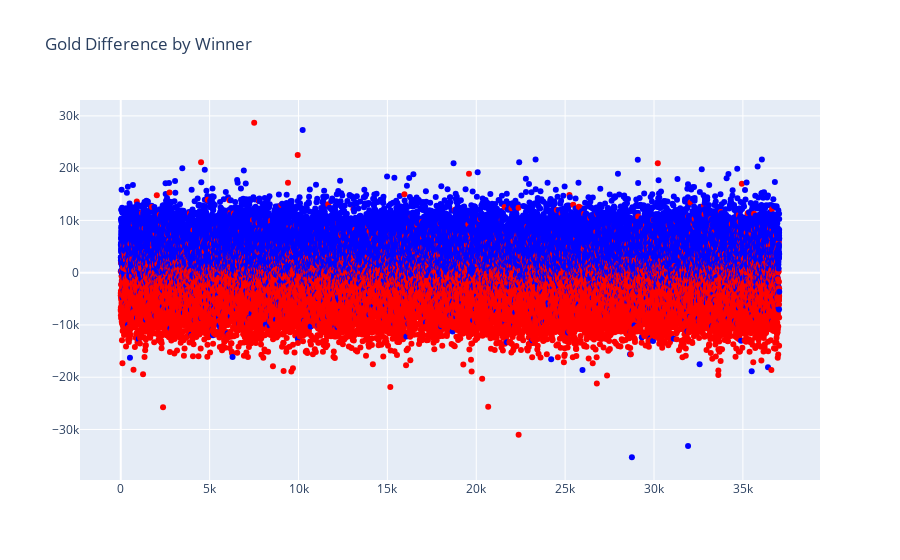

Here is the notebook cell this chart was saved with:
### Markdown cell above
# Gold Difference at 14 Scatter Plot

### Code cell
X = range(len(matches))

colors = ['red' if val == 1 else 'blue' for val in matches['winner']]

fig = go.Figure(data=go.Scatter(x=np.array(X), y=matches['gold_difference'], mode='markers', marker=dict(color=colors)))
fig.update_layout(
    title={
        'text': "Gold Difference by Winner",
    }
)
fig.show()

### Figure 1 — Plotly figure (JSON) as saved in the notebook; plotly's stock layout.template omitted (floating-point values rounded to 4 significant figures; data arrays with more than 128 entries replaced by an {"elided": "..."} marker saying what was removed)
{"data": [{"marker": {"color": {"elided": "37047 str values"}}, "mode": "markers", "type": "scatter", "x": {"elided": "37047 int values"}, "y": {"elided": "37047 int values"}}], "layout": {"title": {"text": "Gold Difference by Winner"}}}
